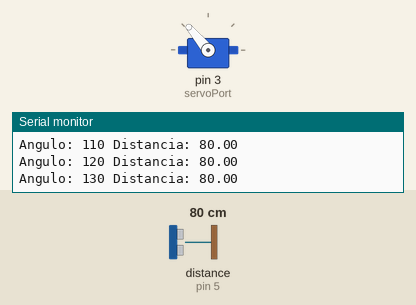
The sketch below on a simulated Arduino Uno, built with avr-gcc and run on an emulated ATmega328P. Shown: servo, the last lines printed to the serial monitor. Inputs (shaded band) come from the test bench; at power-on: distance to the obstacle (sensor on pin 5) 80 cm. The echo pulse lasts 58.3 µs per cm.

Above: at 2.2 s.
2.3 s: distance to the obstacle (sensor on pin 5) set to 250 cm
At 2.85 s:
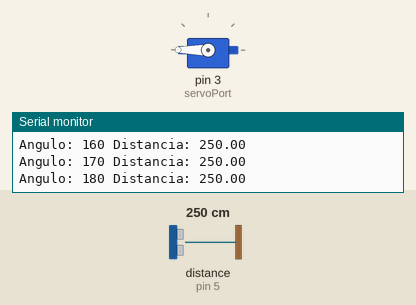
5.3 s: distance to the obstacle (sensor on pin 5) set to 2 cm
At 5.53 s:
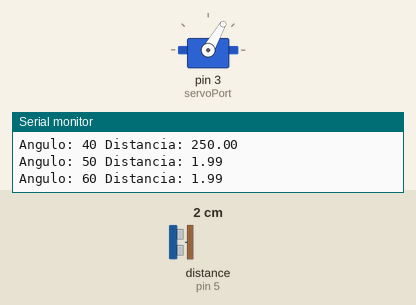
8.3 s: distance to the obstacle (sensor on pin 5) set to 120 cm
At 8.65 s:
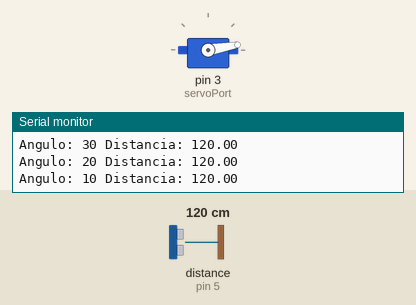
Timing chart, 0 to 17.3 s (numbered marks = the images above; inputs shaded):
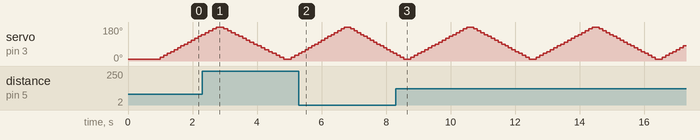

The sketch:

ultrasonic-estudo.ino
```cpp
#include<Servo.h>
#include <Ultrasonic.h>

#define servoPort 3

//Define os pinos para o trigger e echo
#define pino_trigger 4
#define pino_echo 5

//Inicializa o sensor nos pinos definidos acima
Ultrasonic ultrasonic(pino_trigger, pino_echo);


Servo servo;

int valorAng = 10;
int dir=0;

void setup() {
  // put your setup code here, to run once:
  servo.attach(servoPort);
  Serial.begin(9600);
  servo.write(10);
  delay(1000);
  Serial.println("setup OK!");
}

void loop() {

  if(dir == 0)
  {
    valorAng += 10;
  }else{
    valorAng -= 10;
  }

  if(valorAng > 180)
  {
    valorAng = 180;
    dir = 1;
  }

  if(valorAng < 10)
  {
    valorAng = 10;
    dir = 0;
  }

    //Le as informacoes do sensor, em cm e pol
  float cmMsec, inMsec;
  long microsec = ultrasonic.timing();
  cmMsec = ultrasonic.convert(microsec, Ultrasonic::CM);
  inMsec = ultrasonic.convert(microsec, Ultrasonic::IN);
  //Exibe informacoes no serial monitor
  /*Serial.print("Distancia em cm: ");
  Serial.print(cmMsec);
  Serial.print(" - Distancia em polegadas: ");
  Serial.println(inMsec); */

  Serial.println("Angulo: "+ String(valorAng) + " Distancia: " + cmMsec);

  servo.write(valorAng);
  delay(100);


}
```
